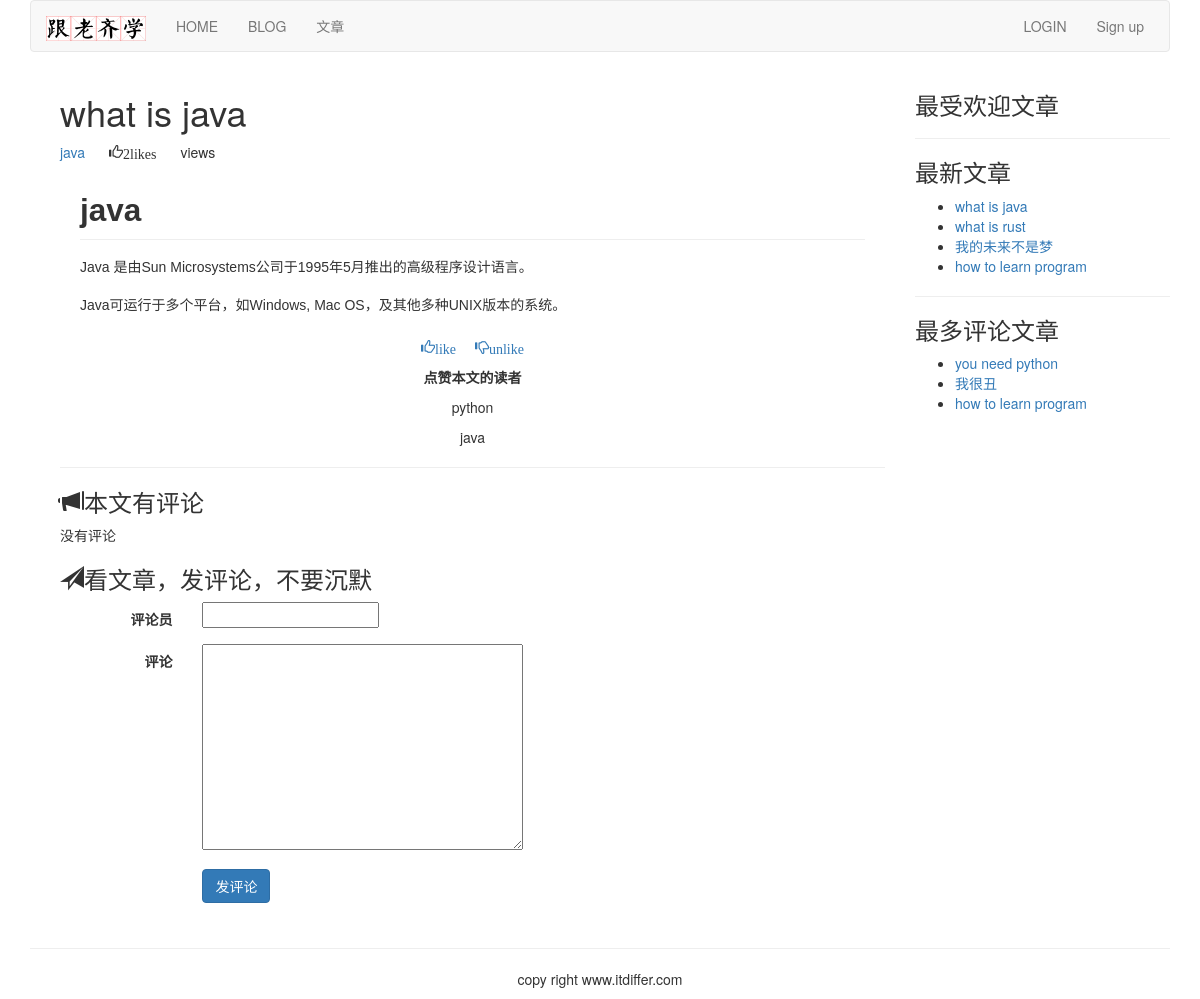
The page /article/list-article-detail/7/what-is-java/ on the database as committed earlier.
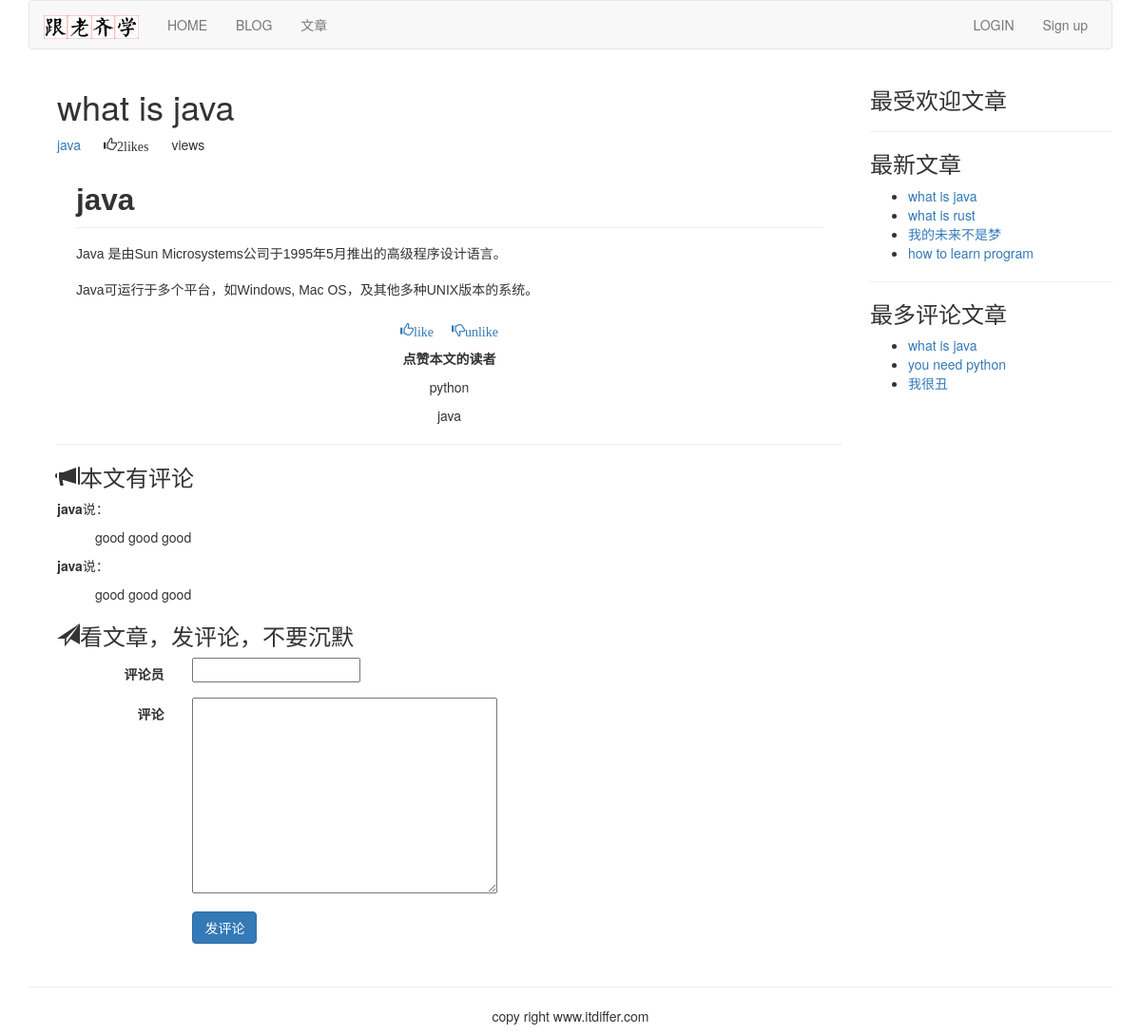
The same page on the database as committed later.
### article/models.py (models this page shows, shortened)
class ArticlePost(models.Model):
	author = models.ForeignKey(User, on_delete=models.CASCADE, related_name="article")
	title = models.CharField(max_length=200)
	slug = models.SlugField(max_length=500)
	column = models.ForeignKey(ArticleColumn, on_delete=models.CASCADE, related_name="article_column")
	body = models.TextField()
	created = models.DateTimeField(default=timezone.now)    #②
	updated = models.DateTimeField(auto_now=True)
	users_like = models.ManyToManyField(User, related_name="articles_like", blank=True)
	class Meta:
		ordering = ("-updated",)
		index_together = (('id', 'slug'),)    #③
	def get_url_path(self):
		return reverse("article:list_article_detail", args=[self.id, self.slug])

class Comment(models.Model):
	article = models.ForeignKey(ArticlePost, on_delete=models.CASCADE, related_name="comments")    #①
	commentator = models.CharField(max_length=90)
	body = models.TextField()
	created = models.DateTimeField(auto_now_add=True)
	class Meta:
		ordering = ('-created',)    #②

### article/list_views.py (the view)
# urls.py: re_path(r'^article-detail/(?P<id>\d+)/(?P<slug>[-\w]+)/$', views.article_detail, name="article_detail"),
def article_detail(request, id, slug):
	article = get_object_or_404(ArticlePost, id=id, slug=slug)
	total_views = r.incr("article:{}:views".format(article.id))
	r.zincrby('article_ranking', article.id, 1)
	article_ranking = r.zrange('article_ranking', 0, -1, desc=True)[:10]
	article_ranking_ids = [int(id) for id in article_ranking]
	most_viewed = list(ArticlePost.objects.filter(id__in=article_ranking_ids))
	most_viewed.sort(key=lambda x: article_ranking_ids.index(x.id))
	if request.method == "POST":    #①
		comment_form = CommentForm(data=request.POST)
		if comment_form.is_valid():
			new_comment = comment_form.save(commit=False)
			new_comment.article = article
			new_comment.save()
	else:
		comment_form = CommentForm()
	return render(request, "article/list/article_detail.html", {"article":article, "total_views":total_views, "most_viewed": most_viewed, "comment_form":comment_form})

### article/forms.py
class CommentForm(forms.ModelForm):
	class Meta:
		model = Comment
		fields = ("commentator", "body",)

### article/templatetags/article_tags.py (called while the page is built)
@register.inclusion_tag('article/list/latest_articles.html')    #①
def latest_articles(n=5):    #②
	latest_articles = ArticlePost.objects.order_by("-created")[:n]    #③
	return {"latest_articles": latest_articles}    #④

@register.simple_tag    #①
def most_commented_articles(n=3):    #②
	return ArticlePost.objects.annotate(total_comments=Count('comments')).order_by("-total_comments")[:n]    #③

@register.filter(name='markdown')    #①
def markdown_filter(text):    #②
	return mark_safe(markdown.markdown(text))    #③

### templates/article/list/article_detail.html (shortened to what this page needs)
{% extends "base.html" %}
{% load article_tags %}
{% load staticfiles %}
{% block content %}
{% with total_likes=article.users_like.count users_like=article.users_like.all %}
<div class="container">
<div class="col-md-9">
    <header>
        <h1>{{ article.title }}</h1>
        <p>
        <a href="{% url 'article:author_articles' article.author.username %}">
            {{ article.author.username }}
        </a>
        <span style="margin-left:20px" class="glyphicon glyphicon-thumbs-up">{{ total_likes }}like{{ total_likes | pluralize }}</span>
        <span style="margin-left: 20px">{{ total_views }}view{{ total_views | pluralize }}</span>
    </p>
    </header>
    <link rel="stylesheet" href="{% static 'editor/css/editormd.preview.css' %}" />
    <div id='editormd-view'>
{{ article.body | markdown }}
    </div>
    <div>
        <p class="text-center">
            <a onclick="like_article({{article.id}}, 'like')" href="#"><span class="glyphicon glyphicon-thumbs-up">like</span></a>
            <a onclick="like_article({{article.id}}, 'unlike')" href="#"><span style="margin-left: 15px;" class="glyphicon glyphicon-thumbs-down">unlike</span></a>
        </p>
    </div>
    <div>
        <p class="text-center"><strong>点赞本文的读者</strong></p>
        {% for user in article.users_like.all %}
        <p class="text-center">{{ user.username }}</p>
        {% empty %}
        <p class="text-center">还没有人对此文章表态</p>
        {% endfor %}
    </div>
    <hr>
    <div>
        <h3><span class="glyphicon glyphicon-bullhorn"></span>本文有{{ comments.count }}评论</h3>
        {% for comment in article.comments.all %}
        <div>
            <p><strong>{{ comment.commentator }}</strong>说：</p>
            <p style="margin-left:40px;">{{ comment.body }}</p>
        </div>
        {% empty %}
        <p>没有评论</p>
        {% endfor %}
        <h3><span class="glyphicon glyphicon-send"></span>看文章，发评论，不要沉默</h3>
        <form action="." method="post" class="form-horizontal" role="form">{% csrf_token %}
            <div class="form-group">
                <label for="inputEmail3" class="col-sm-2 control-label">评论员</label>
                <div class="col-sm-10">
                    {{ comment_form.commentator}}
                </div>
            </div>
            <div class="form-group">
                <label for="inputEmail3" class="col-sm-2 control-label">评论</label>
                <div class="col-sm-10">
                    {{ comment_form.body }}
                </div>
            </div>
            <div class="form-group">
                <div class="col-sm-offset-2 col-sm-10">
                    <p><input type="submit" name="" value="发评论" class="btn btn-primary"></p>
                </div>
            </div>
        </form>
    </div>
</div>
<div class="col-md-3">
        <p class="text-center"><h3>最受欢迎文章</h3></p>
        <hr>
        <p class="text-center"><h3>最新文章</h3></p>
        {% latest_articles 4 %}
        <hr>
        <p class="text-center"><h3>最多评论文章</h3></p>
        {% most_commented_articles as most_comments %}
        <ul>
            {% for comment_article in most_comments %}
        <li>
            <a href="{{comment_article.get_url_path}}">{{ comment_article.title }}</a>
        </li>
        {% endfor %}
        </ul>
</div>
</div>
{% endwith %}
{% endblock %}

### templates/article/list/latest_articles.html
<ul>
    {% for article in latest_articles %}
    <li>
        <a href="{{ article.get_url_path }}">{{ article.title }}</a>
    </li>
    {% endfor %}
</ul>

Rows that differ between the two databases and show on the page:
no longer on one of the page's lists (row unchanged): ArticlePost: title "how to learn program"
now on one of the page's lists (row unchanged): ArticlePost: title "what is java"
added Comment: commentator "java", body "good good good"
added Comment: commentator "java", body "good good good"
Other text that changed with them:
text no longer shown: "没有评论"
